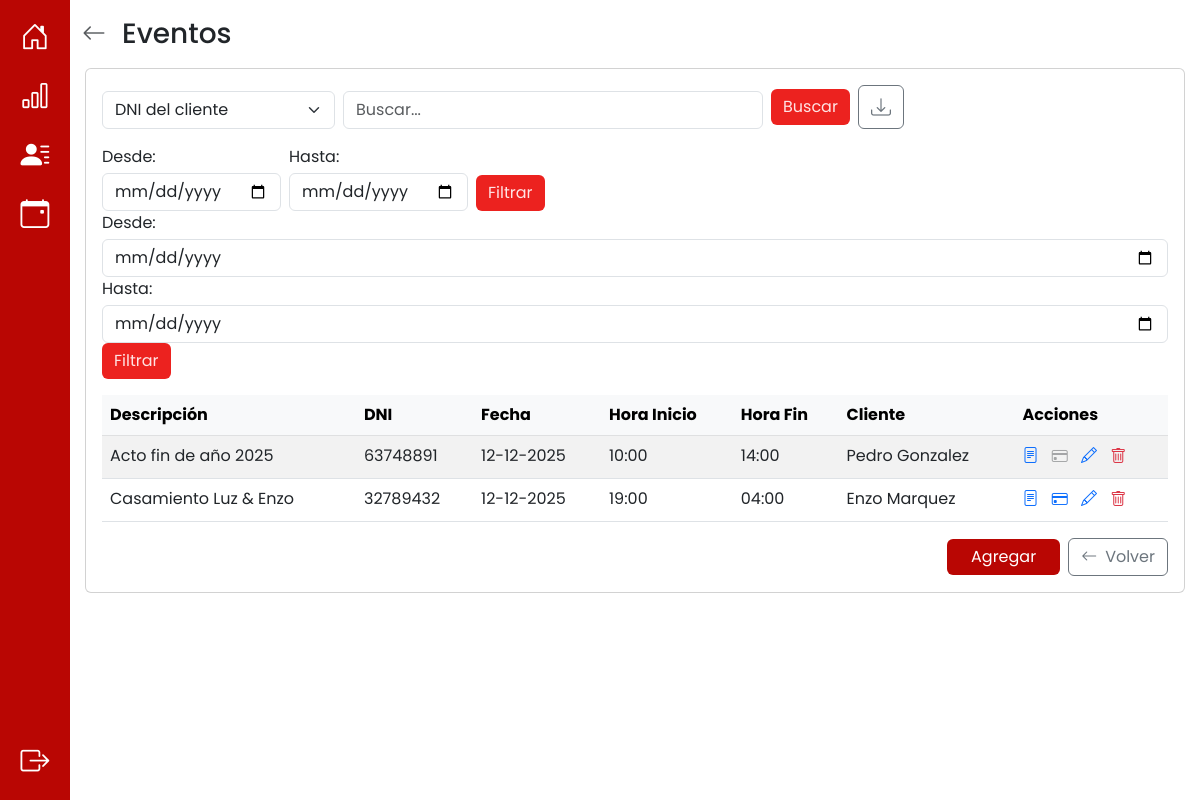
Before: /eventos/ (signed in) with the older database file.
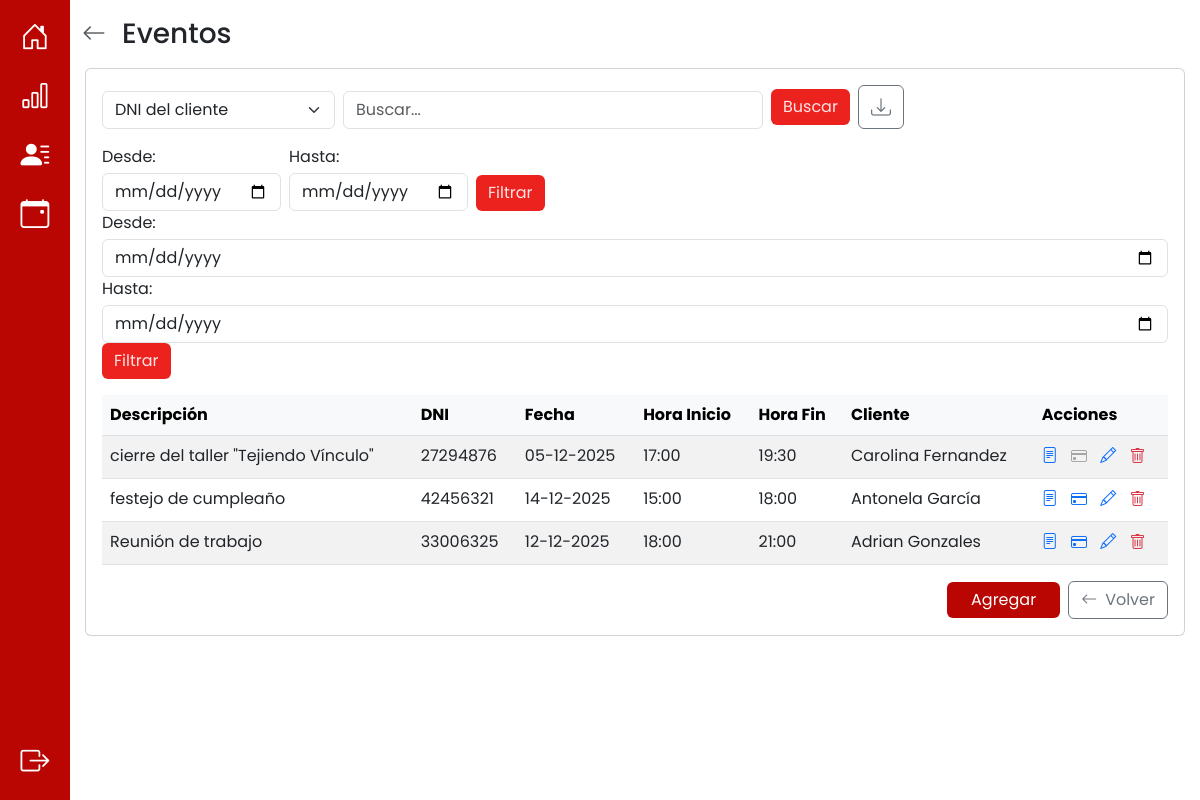
After: the same page with the newer database file.
### app/models.py (models this page shows, shortened)
class Evento(db.Model):
    __tablename__ = 'evento'
    id_evento = db.Column(db.Integer, primary_key=True, autoincrement=True)
    descripcion = db.Column(db.String(100))
    fecha_inicio = db.Column(db.DateTime, nullable=False)
    fecha_fin = db.Column(db.DateTime, nullable=False)
    observaciones = db.Column(db.String(100))
    monto_total = db.Column(db.Numeric(10, 2), nullable=False)
    adeuda = db.Column(db.Boolean, default=True) #esto se actualiza cuando todos los pagos == monto total
    nro_recibo = db.Column(db.Integer) #esto se actualiza cuando todos los pagos == monto total
    @property
    def total_pagado(self):
        return sum(float(p.monto_pago) for p in self.pagos)
    @property
    def monto_deuda(self):
        return float(self.monto_total) - sum(float(p.monto_pago) for p in self.pagos)
    @property
    def adeuda(self):
        adeuda = self.total_pagado < self.monto_total
        return adeuda
    dni = db.Column(db.String(20), db.ForeignKey('cliente.dni'), nullable=False)
    id_responsable_apertura = db.Column(db.Integer, db.ForeignKey('responsable_llave.id_responsable'))
    id_responsable_cierre = db.Column(db.Integer, db.ForeignKey('responsable_llave.id_responsable'))
    usuario_creacion = db.Column(db.String(10), db.ForeignKey('cuenta.nombre_usuario'), nullable=False)
    cliente = db.relationship('Cliente', back_populates='eventos')
    responsable_apertura = db.relationship('ResponsableLlave', foreign_keys=[id_responsable_apertura], back_populates='eventos_apertura')
    responsable_cierre = db.relationship('ResponsableLlave', foreign_keys=[id_responsable_cierre], back_populates='eventos_cierre')
    usuario = db.relationship('Cuenta', back_populates='eventos')
    pagos = db.relationship('Pago', back_populates='evento', cascade="all, delete-orphan")
    auditorias_evento = db.relationship('AuditoriaEvento', back_populates='evento', cascade="all, delete-orphan")

class Cliente(db.Model):
    __tablename__ = 'cliente'
    dni = db.Column(db.String(20), primary_key=True)
    nombre = db.Column(db.String(20), nullable=False)
    apellido = db.Column(db.String(20), nullable=False)
    telefono = db.Column(db.String(15), nullable=False)
    institucion = db.Column(db.String(40), nullable=True)
    eventos = db.relationship('Evento', back_populates='cliente', cascade="all, delete-orphan")

### app/routes/eventos_routes.py (the view)
@eventos_bp.route("/", methods=["GET"])
def eventos():
    try:
        eventos = Evento.query.all()
        return render_template('eventos.html', eventos = eventos)
    except Exception as e:
        print(f"Error al cargar eventos: {str(e)}")
        return render_template("eventos.html", mensaje="Error al cargar eventos")

### app/models.py (called while the page is built)
    def es_administrador(self):
        return Administrador.query.filter_by(nombre_usuario=self.nombre_usuario).first() is not None

### app/templates/eventos.html (shortened to what this page needs)
{% extends 'base.html' %} {% block title %} Eventos {% endblock %} {% block
content %}
<div
  class="toast-container position-fixed top-0 end-0 p-3"
  style="z-index: 1100"
>
</div>
<div class="container py-3">
  <div class="d-flex align-items-center mb-3">
    <a
      href="{{ url_for('auth.inicio') }}"
      class="text-muted me-3"
      aria-label="Volver"
    >
      <i class="bi bi-arrow-left fs-4"></i>
    </a>
    <h3 class="m-0">Eventos</h3>
  </div>
  <div class="d-flex justify-content-center">
    <div class="card w-100" style="max-width: 1100px">
      <div class="card-body d-flex flex-column" style="min-height: 60vh">
        <div class="row mb-3">
          <div class="col-12">
            <form
              action="{{ url_for('eventos_bp.buscar_evento_campo') }}"
              method="POST"
              class="d-flex gap-2 align-items-end"
            >
              <div>
                <select name="campo" id="campo" class="form-select">
                  <option value="dni" selected>DNI del cliente</option>
                </select>
              </div>
              <div class="flex-grow-1" style="max-width: 420px">
                <input
                  type="search"
                  name="valor"
                  id="valor"
                  class="form-control"
                  placeholder="Buscar..."
                  aria-label="Buscar"
                  value="{{ valor if valor else '' }}"
                />
              </div>
              <div class="d-flex align-items-center">
                <button type="submit" class="btn btn-custom me-2">
                  Buscar
                </button>
                <button
                  type="button"
                  id="downloadPdfBtn"
                  class="btn btn-outline-secondary"
                  title="Descargar lista (PDF)"
                >
                  <i class="bi bi-download fs-5"></i>
                </button>
              </div>
            </form>
          </div>
        </div>
        <div class="row mb-3">
          <div class="col-12">
            <form
              action="/eventos/filtrar" method="GET"
              class="d-flex flex-column flex-sm-row gap-2 "
            >
              <div>
                <label class="form-label mb-1">Desde:</label>
                <input type="date" id="desde" name="desde" class="form-control">
              </div>
              <div>
                <label class="form-label mb-1">Hasta:</label>
                <input type="date" id="hasta" name="hasta" class="form-control">
              </div>
              <div class="align-self-end">
                <button type="submit" class="btn btn-custom">Filtrar</button>
              </div>
            </form>
              <div>
                <label class="form-label mb-1">Desde:</label>
                <input
                  type="date"
                  id="desde"
                  name="desde"
                  class="form-control"
                />
              </div>
              <div>
                <label class="form-label mb-1">Hasta:</label>
                <input
                  type="date"
                  id="hasta"
                  name="hasta"
                  class="form-control"
                />
              </div>
              <div class="align-self-end">
                <button type="submit" class="btn btn-custom">Filtrar</button>
              </div>
          </div>
        </div>
        <div class="row flex-grow-1 mb-3">
          <div class="col-12">
            <div style="max-height: 50vh; overflow: auto">
              <table class="table table-striped table-hover mb-0">
                <thead
                  class="table-light position-sticky top-0"
                  style="z-index: 1"
                >
                  <tr>
                    <th>Descripción</th>
                    <th>DNI</th>
                    <th>Fecha</th>
                    <th>Hora Inicio</th>
                    <th>Hora Fin</th>
                    <th>Cliente</th>
                    <th>Acciones</th>
                  </tr>
                </thead>
                <tbody>
                  {% for evento in eventos %}
                  <tr>
                    <td>{{evento.descripcion}}</td>
                    <td class="td-dni">{{ evento.dni }}</td>
                    <td>
                      {{ evento.fecha_inicio.strftime('%d-%m-%Y') if
                      evento.fecha_inicio else 'N/A' }}
                    </td>
                    <td>
                      {{ evento.fecha_inicio.strftime('%H:%M') if
                      evento.fecha_inicio else 'N/A' }}
                    </td>
                    <td>
                      {{ evento.fecha_fin.strftime('%H:%M') if evento.fecha_fin
                      else 'N/A' }}
                    </td>
                    <td>
                      {{ evento.cliente.nombre }} {{ evento.cliente.apellido }}
                    </td>
                    <td class="acciones">
                      <a
                        href="{{ url_for('eventos_bp.detalles_evento', id_evento=evento.id_evento) }}"
                        class="me-2"
                        title="Ver detalles"
                        ><i class="bi bi-file-text"></i
                      ></a>
                      {% if current_user.es_administrador() %}
                      {% if evento.adeuda %}
                      <button
                        type="button"
                        class="me-2 btn btn-link p-0 openAddPaymentBtn"
                        title="Agregar pago"
                        data-action="{{ url_for('ingresos.agregar_pago', id_evento=evento.id_evento) }}"
                        data-id="{{ evento.id_evento }}"
                        data-descripcion="{{ evento.descripcion | e }}"
                        data-monto="{{ evento.monto_total }}"
                        data-monto-deuda="{{ evento.monto_deuda }}"
                        data-adeuda="{{ '1' if evento.adeuda else '0' }}"
                        data-cliente-nombre="{{ evento.cliente.nombre if evento.cliente is defined else '' }}"
                        data-cliente-apellido="{{ evento.cliente.apellido if evento.cliente is defined else '' }}"
                        data-cliente-dni="{{ evento.cliente.dni if evento.cliente is defined else '' }}"
                        data-responsable-nombre="{{ evento.responsable_apertura.nombre if evento.responsable_apertura is defined else '' }}"
                        data-responsable-apellido="{{ evento.responsable_apertura.apellido if evento.responsable_apertura is defined else '' }}"
                      >
                        <i class="bi bi-credit-card"></i>
                      </button>
                      {% else %}
                      <button
                        type="button"
                        class="me-2 btn btn-link p-0"
                        title="Pago completo"
                        disabled
                        style="opacity: 0.5; cursor: not-allowed"
                      >
                        <i class="bi bi-credit-card text-muted"></i>
                      </button>
                      {% endif %}
                      <a
                        href="{{ url_for('eventos_bp.editar_evento', id_evento=evento.id_evento) }}"
                        class="me-2"
                        title="Editar evento"
                        ><i class="bi bi-pencil"></i
                      ></a>
                      <form
                        action="{{ url_for('eventos_bp.eliminar_evento', id_evento=evento.id_evento) }}"
                        method="POST"
                        style="display: inline"
                      >
                        <button
                          type="submit"
                          class="btn btn-link p-0 text-danger"
                          title="Eliminar evento"
                          onclick="return confirm('¿Seguro que querés eliminar este evento?')"
                        >
                          <i class="bi bi-trash"></i>
                        </button>
                      </form>
                      {% endif %}
                    </td>
                  </tr>
                  {% else %}
                  <tr>
                    <td colspan="7" class="text-center py-4">
                      No hay eventos cargados
                    </td>
                  </tr>
                  {% endfor %}
                </tbody>
              </table>
            </div>
          </div>
        </div>
        <div class="row">
          <div class="col-md-8 d-flex flex-column justify-content-center">
          </div>
          <div
            class="col-md-4 d-flex justify-content-end align-items-center gap-2"
          >
            <a
              href="{{ url_for('eventos_bp.agregar_evento') }}"
              class="btn px-4"
              style="background-color: #b90603; color: white; border: none"
            >
              Agregar
            </a>
            <a
              href="{{ url_for('auth.inicio') }}"
              class="btn btn-outline-secondary"
            >
              <i class="bi bi-arrow-left me-2"></i>Volver
            </a>
          </div>
        </div>
      </div>
    </div>
  </div>
</div>
{% endblock %}

### app/templates/base.html (shortened to what this page needs)
<!DOCTYPE html>
<html>
  <head>
    <link
      href="https://cdn.jsdelivr.net/npm/bootstrap@5.3.0/dist/css/bootstrap.min.css"
      rel="stylesheet"
    />
    <link
      href="https://cdn.jsdelivr.net/npm/bootstrap-icons@1.11.3/font/bootstrap-icons.css"
      rel="stylesheet"
    />
    <link
      rel="stylesheet"
      href="{{ url_for('static', filename='css/style.css') }}"
    />
    {% block extra_head %}
    <link
      href="https://cdn.jsdelivr.net/npm/fullcalendar@6.1.8/index.global.min.css"
      rel="stylesheet"
    />
    <link
      href="{{ url_for('static', filename='css/calendar.css') }}"
      rel="stylesheet"
    />
    {% endblock %} {% block styles %}{% endblock %}
  </head>
  <body>
    <div class="layout-with-sidebar">
      <nav class="sidebar bg-pry p-3" aria-label="Barra lateral">
        <ul class="nav flex-column align-items-center h-100" style="gap: 1rem">
          <li
            class="nav-item {% if active_page == 'inicio' %}active-nav{% endif %}"
          >
            <a
              class="nav-link p-0"
              href="{{ url_for('auth.inicio') }}"
              title="Inicio"
            >
              <i
                class="bi bi-house-door {% if active_page == 'inicio' %}text-secondary{% else %}text-white{% endif %}"
                style="font-size: 1.8rem"
              >
              </i>
            </a>
          </li>
          {% if current_user.es_administrador() %}
          <li
            class="nav-item {% if active_page == 'ingresos' %}active-nav{% endif %}"
          >
            <a
              class="nav-link p-0"
              href="{{ url_for('ingresos.ingresos') }}"
              title="Ingresos"
            >
              <i
                class="bi bi-bar-chart {% if active_page == 'ingresos' %}text-secondary{% else %}text-white{% endif %}"
                style="font-size: 1.8rem"
              >
              </i>
            </a>
          </li>
          <li
            class="nav-item {% if active_page == 'cuentas' %}active-nav{% endif %}"
          >
            <a
              class="nav-link p-0"
              href="{{ url_for('cuentas.cuentas') }}"
              title="Cuentas"
            >
              <i
                class="bi bi-person-lines-fill {% if active_page == 'cuentas' %}text-secondary{% else %}text-white{% endif %}"
                style="font-size: 1.8rem"
              >
              </i>
            </a>
          </li>
          {% endif %}
          <li
            class="nav-item {% if active_page == 'eventos' %}active-nav{% endif %}"
          >
            <a
              class="nav-link p-0"
              href="{{ url_for('eventos_bp.eventos') }}"
              title="Eventos"
            >
              <i
                class="bi bi-calendar-event {% if active_page == 'eventos' %}text-secondary{% else %}text-white{% endif %}"
                style="font-size: 1.8rem"
              ></i>
            </a>
          </li>
          <li class="nav-item mt-auto">
            <a
              class="nav-link p-0 text-white"
              href="{{ url_for('auth.salir') }}"
              title="Cerrar sesión"
            >
              <i
                class="bi bi-box-arrow-right text-white"
                style="font-size: 1.8rem"
              ></i>
            </a>
          </li>
        </ul>
      </nav>
      <main class="main-content flex-grow-1">
        {% block content %}{% endblock %}
      </main>
    </div>
  </body>
</html>

### app/static/css/style.css (style rules this page uses)
:root { --color-primario: #b90603; --color-hover: #ffe4e4; --color-btn: #ec221f; }
html, body { height: 100%; margin: 0; overflow-x: hidden; }
body { font-family: "Poppins", sans-serif; font-weight: 400; font-style: normal; margin: 0; padding: 0; }
.layout-with-sidebar { display: flex; align-items: stretch; min-height: 100vh; }
.sidebar { width: 70px; display: flex; flex-direction: column; align-items: center; padding-top: 1rem; padding-bottom: 1rem; height: auto; overflow-y: auto; }
.main-content { flex: 1; min-height: 0; background: transparent; padding: 0; }
.btn-custom { background-color: var(--color-btn); color: var(--color-hover); border: none; transition: background 0.2s; }
.bg-pry { background-color: var(--color-primario); }

Changed rows visible on the page:
changed Evento: descripcion "Acto fin de año 2025" → "cierre del taller \"Tejiendo Vínculo\""; dni "63748891" → "27294876"; fecha_inicio "12-12-2025" → "05-12-2025"; fecha_inicio "10:00" → "17:00"; fecha_fin "14:00" → "19:30"; cliente.nombre "Pedro" → "Carolina"; cliente.apellido "Gonzalez" → "Fernandez"
changed Evento: descripcion "Casamiento Luz & Enzo" → "festejo de cumpleaño"; dni "32789432" → "42456321"; fecha_inicio "12-12-2025" → "14-12-2025"; fecha_inicio "19:00" → "15:00"; fecha_fin "04:00" → "18:00"; cliente.nombre "Enzo" → "Antonela"; cliente.apellido "Marquez" → "García"
added Evento: descripcion "Reunión de trabajo", dni "33006325", fecha_inicio "12-12-2025", fecha_inicio "18:00", fecha_fin "21:00", cliente.nombre "Adrian", cliente.apellido "Gonzales"
